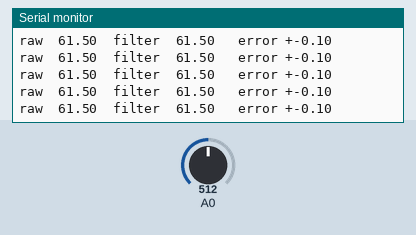
Recording of a sketch running on a simulated Arduino Uno, built with avr-gcc and run on an emulated ATmega328P. Parts: the last lines printed to the serial monitor. The test bench sets the inputs (shaded band); at power-on: A0 = 512.

Above: at 1.2 s.
1.3 s: A0 set to 0
At 1.32 s:
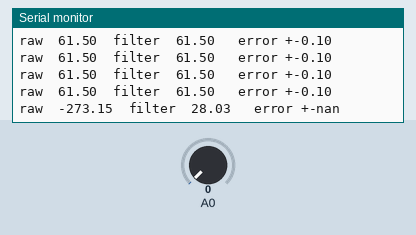
2.8 s: A0 set to 122
At 2.82 s:
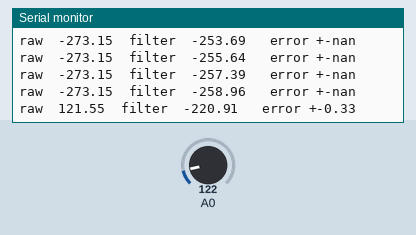
Timing chart, 0 to 5.8 s (numbered marks = the images above; inputs shaded):
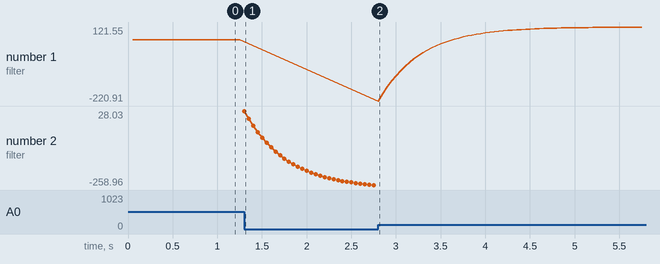

The sketch:

NTC_thermistor.ino
```cpp
/*


*/
#define INTERVAL_MS 50 // Print interval
#define ZERO_CELSIUS 273.15 // In kelvin
#define ROOM_TEMP 298.15 // In kelvin
#define PAIR_RESISTOR 20000.0 // Pair resistor pull up
#define THERMISTER_R0 100000.0
#define THERMISTER_BETA 4400.0

void setup() {
  Serial.begin(115200);

}
void loop() {
  static unsigned long timer = millis();
  static float filtered_value = thermistor_read(analogRead(A0));
  if(millis() - timer >= INTERVAL_MS){
    timer += INTERVAL_MS;
    float new_value = thermistor_read(analogRead(A0));
    float alpha = 0.1;
    filtered_value = (1.0-alpha)*filtered_value + alpha*new_value;// More smooth result
    float upper_temp = thermistor_read(float(analogRead(A0))+0.5);
    float lower_temp = thermistor_read(float(analogRead(A0))-0.5);
    float accuracy = abs(upper_temp - lower_temp);
    Serial.print("raw\t");
    Serial.print(new_value);
    Serial.print("\tfilter\t");
    Serial.print(filtered_value);
    Serial.print("\t error +-");
    Serial.println(accuracy);


  }

}

float thermistor_read(float raw_sensor_val){
    //function take 440us to compute
    float voltage = raw_sensor_val*5.0/1024.0;
    float current = (5.0-voltage)/PAIR_RESISTOR;
    float thermistor_resistance = voltage/current;
    float temp = 1.0/(1.0/ROOM_TEMP + (1.0/THERMISTER_BETA)*log(thermistor_resistance/THERMISTER_R0));// calculate temp in kelvin
    return temp-ZERO_CELSIUS; // Convert to celsius
}
```

Measured:
- after the input at 1.3 s, the serial monitor: prints a new line at once (image 1)
